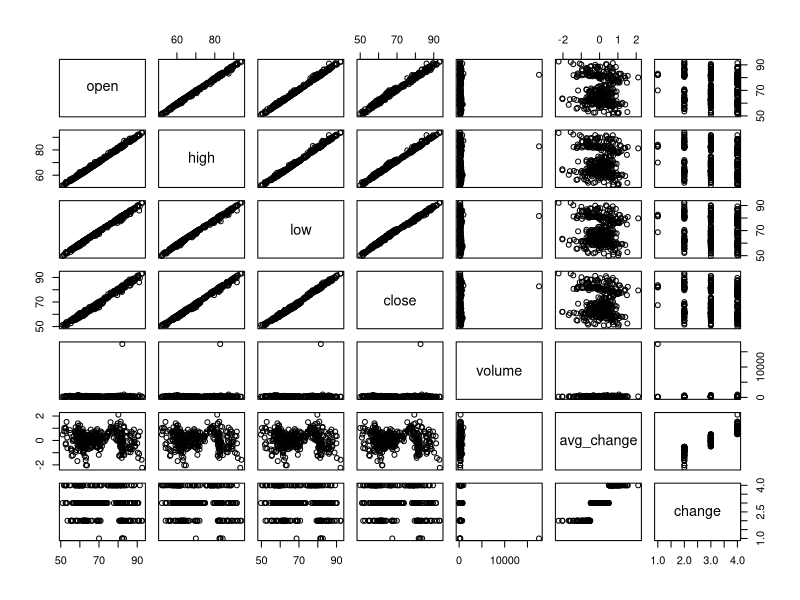

Generate this figure with R: (Note: this script raises an error after producing the figure.)
## ---- chunk 1
knitr::opts_chunk$set(echo = TRUE)
library(e1071)
## ---- chunk 2
tysonData = read.csv('tyson15.csv')
attach(tysonData)
# set up data frame
tysonDataFrame = data.frame(open=price.open, high=price.high,
        low=price.low, close=price.adjusted,volume= volume/10000, avg_change=avgChange, change = Change )
head(tysonDataFrame)
remove(tysonData)

## ---- chunk 3
plot(tysonDataFrame)
## ---- chunk 4
x <- subset(tysonDataFrame, select = -change)
y <- tysonDataFrame$change
model1 <- svm(x, y) 

print(model1)
summary(model1)
## ---- chunk 5
pred <- predict(model1, x)

# Check accuracy:
table(pred, y)
## ---- chunk 6
# compute decision values and probabilities:
pred <- predict(model1, x, decision.values = TRUE)
attr(pred, "decision.values")[1:6,]

# visualize (classes by color, SV by crosses):
plot(cmdscale(dist(tysonDataFrame[,-7])),
     col = as.integer(tysonDataFrame[,7]),xlab="normalized X", ylab = "$ change",
     pch = c("o","+")[1:150 %in% model1$index + 1])
legend('bottomleft',c('data','prediction'),pch=c('0','+'))
grid()

     
## ---- chunk 7
pctTrain=0.70
nObs = length(x[,1])
nTrain = round(pctTrain*nObs,0)
TrainSetIndex = 1:nTrain

# or ?
#TrainSetIndex = sample(1:nObs, nTrain)
## ---- chunk 8
# first the training set

XtrainSet = tysonDataFrame[TrainSetIndex,-7]
YtrainSet = tysonDataFrame$change[TrainSetIndex]
## ---- chunk 9
model2 <- svm(XtrainSet, YtrainSet) 

print(model2)
summary(model2)
## ---- chunk 10
XtestSet = tysonDataFrame[(nTrain:nObs),-7]
YtestSet = tysonDataFrame$change[nTrain:nObs]
## ---- chunk 11
pred2 <- predict(model2, XtestSet)
# And the accuracy..

table(pred2, YtestSet)
## ---- chunk 12
stockTuned <- tune.svm(XtrainSet, YtrainSet, gamma = 2^(-1:1), cost = 2^(-1:4))

summary(stockTuned)
plot(stockTuned)
## ---- chunk 13
#use optimized parameters... 
model3 <- svm(XtrainSet, YtrainSet, gamma=0.5, cost=4 ) 

print(model3)
summary(model3)
## ---- chunk 14


pred3 <- predict(model3, XtestSet)
# And the accuracy..

table(pred3, YtestSet)

